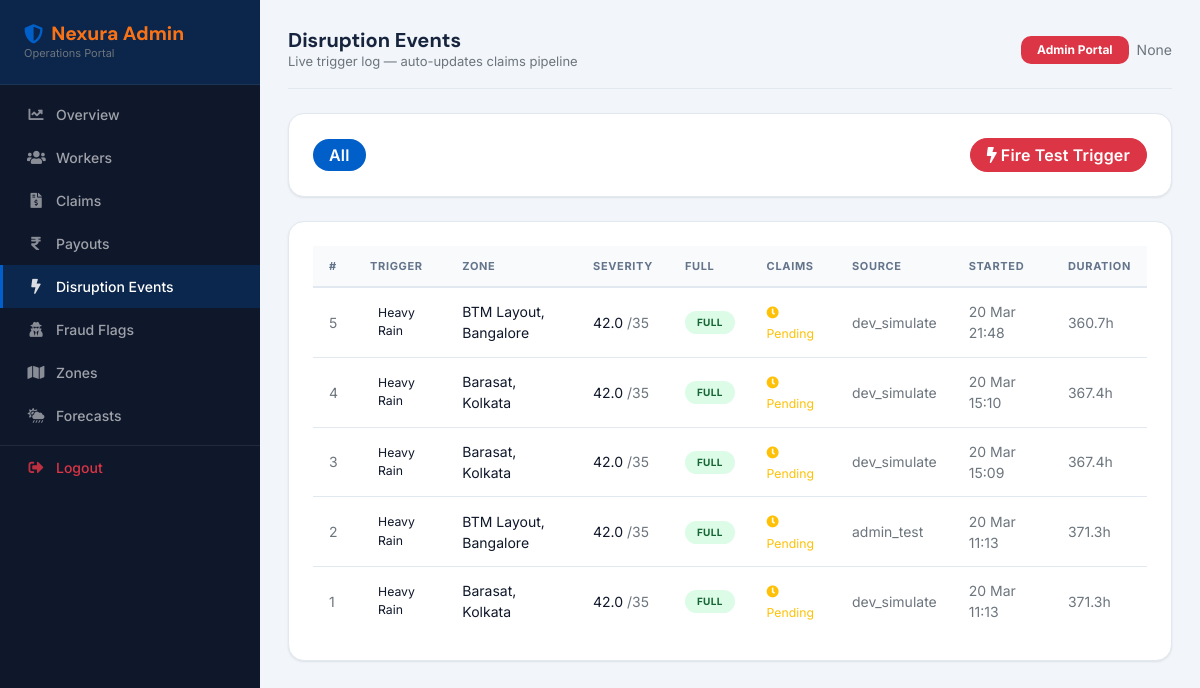
Page /admin-portal/triggers/ (signed in) on the committed database.
### apps/accounts/models.py (models this page shows, shortened)
class User(AbstractBaseUser, PermissionsMixin):
	LANGUAGE_CHOICES = [
		("en", "English"),
		("hi", "Hindi"),
		("bn", "Bengali"),
	]
	mobile = models.CharField(max_length=10, unique=True, validators=[mobile_validator])
	email = models.EmailField(blank=True, null=True)
	is_worker = models.BooleanField(default=True)
	is_admin = models.BooleanField(default=False)
	is_staff = models.BooleanField(default=False)
	is_active = models.BooleanField(default=True)
	mobile_verified = models.BooleanField(default=False)
	profile_complete = models.BooleanField(default=False)
	language = models.CharField(max_length=5, choices=LANGUAGE_CHOICES, default="en")
	date_joined = models.DateTimeField(auto_now_add=True)
	objects = UserManager()
	USERNAME_FIELD = "mobile"
	REQUIRED_FIELDS = []
	class Meta:
		ordering = ["-date_joined"]

### apps/triggers/models.py (models this page shows, shortened)
class DisruptionEvent(models.Model):
	TRIGGER_CHOICES = [
		("heavy_rain", "Heavy Rain"),
		("extreme_heat", "Extreme Heat"),
		("severe_aqi", "Severe AQI"),
		("flash_flood", "Flash Flood"),
		("curfew_strike", "Curfew or Strike"),
		("platform_down", "Platform Down"),
	]
	zone = models.ForeignKey("zones.Zone", on_delete=models.CASCADE, related_name="disruptions")
	trigger_type = models.CharField(max_length=32, choices=TRIGGER_CHOICES)
	severity_value = models.FloatField(default=0.0)
	threshold_value = models.FloatField(default=0.0)
	is_full_trigger = models.BooleanField(default=True)
	claims_generated = models.BooleanField(default=False)
	affected_platform = models.CharField(max_length=50, blank=True)
	started_at = models.DateTimeField(default=timezone.now)
	ended_at = models.DateTimeField(null=True, blank=True)
	source_api = models.CharField(max_length=100, blank=True)
	raw_payload = models.JSONField(default=dict, blank=True)
	created_at = models.DateTimeField(auto_now_add=True)
	updated_at = models.DateTimeField(auto_now=True)
	class Meta:
		ordering = ["-started_at"]
	@property
	def duration_hours(self):
		end = self.ended_at or timezone.now()
		return round((end - self.started_at).total_seconds() / 3600, 2)
	@property
	def icon(self):
		return {
			"heavy_rain": "rain",
			"extreme_heat": "heat",
			"severe_aqi": "aqi",
			"flash_flood": "flood",
			"curfew_strike": "curfew",
			"platform_down": "platform",
		}.get(self.trigger_type, "event")
	@property
	def color(self):
		return {
			"heavy_rain": "blue",
			"extreme_heat": "red",
			"severe_aqi": "amber",
			"flash_flood": "cyan",
			"curfew_strike": "slate",
			"platform_down": "gray",
		}.get(self.trigger_type, "gray")

### apps/zones/models.py (models this page shows, shortened)
class Zone(models.Model):
	city = models.CharField(max_length=100)
	area_name = models.CharField(max_length=120)
	state = models.CharField(max_length=100, blank=True)
	lat = models.DecimalField(max_digits=10, decimal_places=7, null=True, blank=True)
	lng = models.DecimalField(max_digits=10, decimal_places=7, null=True, blank=True)
	radius_km = models.DecimalField(max_digits=6, decimal_places=2, default=5)
	risk_multiplier = models.DecimalField(max_digits=5, decimal_places=2, default=1.00)
	active = models.BooleanField(default=True)
	created_at = models.DateTimeField(auto_now_add=True)
	updated_at = models.DateTimeField(auto_now=True)
	class Meta:
		ordering = ["city", "area_name"]
	@property
	def display_name(self):
		return f"{self.area_name}, {self.city}"

### apps/admin_portal/views.py (the view)
    @login_required(login_url='accounts:login')
    def wrapper(request, *args, **kwargs):
        if not (request.user.is_admin or request.user.is_staff or request.user.is_superuser):
            messages.error(request, 'Admin access required.')
            return redirect('core:home')
        return view_func(request, *args, **kwargs)

### apps/admin_portal/views.py (called while the page is built)
def _admin_required(view_func):
    @login_required(login_url='accounts:login')
    def wrapper(request, *args, **kwargs):
        if not (request.user.is_admin or request.user.is_staff or request.user.is_superuser):
            messages.error(request, 'Admin access required.')
            return redirect('core:home')
        return view_func(request, *args, **kwargs)
    return wrapper

@_admin_required
def triggers_list(request):
    from apps.triggers.models import DisruptionEvent
    qs = DisruptionEvent.objects.select_related('zone').order_by('-started_at')[:100]
    ctx = {'events': qs}
    return render(request, 'admin_portal/triggers.html', ctx)

### apps/core/templatetags/nexura_tags.py (called while the page is built)
@register.filter(name='split_pairs')
def split_pairs_filter(value, pair_sep=':'):
    if not value:
        return []
    result = []
    for item in str(value).split(','):
        parts = item.split(pair_sep, 1)
        if len(parts) == 2:
            result.append(parts)
        else:
            result.append([item, item])
    return result

### templates/admin_portal/triggers.html (shortened to what this page needs)
{% extends "base_admin.html" %}
{% load static nexura_tags %}
{% block page_title %}Disruption Events{% endblock %}
{% block page_subtitle %}Live trigger log — auto-updates claims pipeline{% endblock %}
{% block admin_nav_triggers %}active{% endblock %}
{% block content %}
<div class="nexura-stat-card mb-4 d-flex justify-content-between align-items-center flex-wrap gap-3">
    <div class="d-flex gap-2 flex-wrap">
        <a href="{% url 'admin_portal:triggers' %}" class="btn btn-primary rounded-pill py-1 px-3 small">All</a>
    </div>
    <form method="POST" action="/api/v1/triggers/fire/" class="d-flex gap-2 align-items-center">
        <button type="button" onclick="fireManualTrigger()"
                class="btn btn-danger rounded-pill py-1 px-3 small">
            <i class="fas fa-bolt me-1"></i>Fire Test Trigger
        </button>
    </form>
</div>
<div class="nexura-stat-card">
    {% if events %}
    <div class="table-responsive">
        <table class="nexura-table">
            <thead>
                <tr>
                    <th>#</th><th>Trigger</th><th>Zone</th><th>Severity</th>
                    <th>Full</th><th>Claims</th><th>Source</th><th>Started</th><th>Duration</th>
                </tr>
            </thead>
            <tbody>
                {% for event in events %}
                <tr>
                    <td class="text-muted small">{{ event.pk }}</td>
                    <td>
                        <div class="d-flex align-items-center gap-2">
                            <span class="small fw-semibold">{{ event.get_trigger_type_display }}</span>
                        </div>
                    </td>
                    <td class="small">{{ event.zone.display_name }}</td>
                    <td class="fw-semibold small">
                        {{ event.severity_value|floatformat:1 }}
                        <span class="text-muted">/{{ event.threshold_value|floatformat:0 }}</span>
                    </td>
                    <td>
                        {% if event.is_full_trigger %}
                        <span class="status-badge active" style="font-size:10px;">Full</span>
                        {% else %}
                        <span class="status-badge paused" style="font-size:10px;">Partial</span>
                        {% endif %}
                    </td>
                    <td>
                        {% if event.claims_generated %}
                        <span class="text-success small"><i class="fas fa-check me-1"></i>Done</span>
                        {% else %}
                        <span class="text-warning small"><i class="fas fa-clock me-1"></i>Pending</span>
                        {% endif %}
                    </td>
                    <td class="text-muted small">{{ event.source_api|default:"—" }}</td>
                    <td class="text-muted small">{{ event.started_at|date:"d M H:i" }}</td>
                    <td class="text-muted small">
                        {% if event.duration_hours %}{{ event.duration_hours|floatformat:1 }}h{% else %}Open{% endif %}
                    </td>
                </tr>
                {% endfor %}
            </tbody>
        </table>
    </div>
    {% else %}
    <div class="text-center py-5">
        <i class="fas fa-bolt fa-3x text-muted mb-3"></i>
        <p class="text-muted">No disruption events recorded yet.</p>
    </div>
    {% endif %}
</div>
{% endblock %}

### templates/base_admin.html (shortened to what this page needs)
{% extends "base.html" %}
{% load static %}
{% block body_class %}nexura-dashboard bg-light{% endblock %}
{% block full_page %}
<nav class="nexura-sidebar" id="nexuraSidebar" style="background: #0f172a;">
    <div class="sidebar-brand" style="background: rgba(1,95,201,0.2);">
        <h4 class="d-flex align-items-center gap-2">
            <i class="fas fa-shield-alt text-primary"></i>
            <span>Nexura Admin</span>
        </h4>
        <p class="text-muted mb-0" style="font-size: 11px;">Operations Portal</p>
    </div>
    <ul class="nav flex-column mt-2 px-0">
        <li><a href="{% url 'admin_portal:dashboard' %}" class="nav-link {% block admin_nav_home %}{% endblock %}">
            <i class="fas fa-chart-line"></i><span>Overview</span></a></li>
        <li><a href="{% url 'admin_portal:workers' %}" class="nav-link {% block admin_nav_workers %}{% endblock %}">
            <i class="fas fa-users"></i><span>Workers</span></a></li>
        <li><a href="{% url 'admin_portal:claims' %}" class="nav-link {% block admin_nav_claims %}{% endblock %}">
            <i class="fas fa-file-invoice-dollar"></i><span>Claims</span></a></li>
        <li><a href="{% url 'admin_portal:payouts' %}" class="nav-link {% block admin_nav_payouts %}{% endblock %}">
            <i class="fas fa-rupee-sign"></i><span>Payouts</span></a></li>
        <li><a href="{% url 'admin_portal:triggers' %}" class="nav-link {% block admin_nav_triggers %}{% endblock %}">
            <i class="fas fa-bolt"></i><span>Disruption Events</span></a></li>
        <li><a href="{% url 'admin_portal:fraud' %}" class="nav-link {% block admin_nav_fraud %}{% endblock %}">
            <i class="fas fa-user-secret"></i><span>Fraud Flags</span></a></li>
        <li><a href="{% url 'admin_portal:zones' %}" class="nav-link {% block admin_nav_zones %}{% endblock %}">
            <i class="fas fa-map"></i><span>Zones</span></a></li>
        <li><a href="{% url 'admin_portal:forecast' %}" class="nav-link {% block admin_nav_forecast %}{% endblock %}">
            <i class="fas fa-cloud-sun-rain"></i><span>Forecasts</span></a></li>
        <li style="border-top: 1px solid rgba(255,255,255,0.08); margin-top: 8px;">
            <a href="{% url 'accounts:logout' %}" class="nav-link text-danger">
                <i class="fas fa-sign-out-alt"></i><span>Logout</span>
            </a>
        </li>
    </ul>
</nav>
<div class="nexura-main-content">
    <div class="d-flex justify-content-between align-items-center mb-4 pb-3"
         style="border-bottom: 1px solid #e2e8f0;">
        <div>
            <h5 class="mb-0 fw-bold">{% block page_title %}Admin Dashboard{% endblock %}</h5>
            <p class="mb-0 text-muted" style="font-size: 13px;">{% block page_subtitle %}{% endblock %}</p>
        </div>
        <div class="d-flex align-items-center gap-2">
            <span class="badge bg-danger px-3 py-2">Admin Portal</span>
            <span class="text-muted small">{{ request.user.email }}</span>
        </div>
    </div>
    {% block content %}{% endblock %}
</div>
{% endblock full_page %}

### static/css/style.css (style rules this page uses)
:root { --font-body: 'Inter', 'DM Sans', system-ui, 'Segoe UI Emoji', 'Apple Color Emoji', 'Noto Color Emoji', sans-serif; --font-heading: 'DM Sans', 'Inter', system-ui, 'Segoe UI Emoji', 'Apple Color Emoji', 'Noto Color Emoji', sans-serif; --nexura-primary: #015fc9; --nexura-primary-d: #0148a0; --nexura-primary-l: #dbeafe; --nexura-accent: #f97316; --nexura-success: #16a34a; --nexura-warning: #ca8a04; --nexura-danger: #dc2626; --nexura-purple: #7c3aed; --nexura-dark: #0f172a; --nexura-mid: #1e293b; --nexura-muted: #64748b; --nexura-border: #e2e8f0; --nexura-light: #f8fafc; --nexura-white: #ffffff; --shadow-sm: 0 1px 3px rgba(0,0,0,.05),0 1px 2px rgba(0,0,0,.04); --shadow-md: 0 4px 12px rgba(0,0,0,.08); --shadow-lg: 0 10px 30px rgba(0,0,0,.10); --radius-sm: 6px; --radius-md: 10px; --radius-lg: 16px; --radius-xl: 24px; --transition: all .25s ease; --transition-slow: all .5s ease; }
*, *::before, *::after { box-sizing: border-box; }
html { scroll-behavior: smooth; }
body { font-family: var(--font-body); color: var(--nexura-dark); background: var(--nexura-white); -webkit-font-smoothing: antialiased; }
h1,h2,h3,h4,h5,h6 { font-family: var(--font-heading); font-weight: 700; line-height: 1.2; }
a { color: var(--nexura-primary); text-decoration: none; transition: var(--transition); }
.btn { font-weight:600; transition:var(--transition); letter-spacing:.01em; }
.btn.btn-primary { background:var(--nexura-primary); color:#fff; border:none; }
.nexura-dashboard { background:var(--nexura-light); min-height:100vh; }
.nexura-sidebar { background:var(--nexura-dark); min-height:100vh; width:260px; position:fixed; top:0; left:0; z-index:1000; transition:transform .3s ease; display:flex; flex-direction:column; overflow-y:auto; }
.nexura-sidebar .sidebar-brand { padding:22px 24px; border-bottom:1px solid rgba(255,255,255,.07); flex-shrink:0; }
.nexura-sidebar .sidebar-brand h4 { color:#fff; font-weight:800; margin:0; font-size:1.2rem; }
.nexura-sidebar .sidebar-brand span { color:var(--nexura-accent); }
.nexura-sidebar .nav-link { color:rgba(255,255,255,.6); padding:11px 24px; display:flex; align-items:center; gap:11px; border-radius:0; transition:var(--transition); font-size:14px; font-weight:500; border-left:3px solid transparent; }
.nexura-sidebar .nav-link:hover, .nexura-sidebar .nav-link.active { color:#fff; background:rgba(1,95,201,.22); border-left-color:var(--nexura-primary); }
.nexura-sidebar .nav-link i { width:18px; text-align:center; font-size:15px; opacity:.85; }
.nexura-main-content { margin-left:260px; padding:28px; min-height:100vh; transition:margin .3s ease; }
.nexura-stat-card { background:#fff; border-radius:var(--radius-lg); padding:24px; border:1px solid var(--nexura-border); box-shadow:var(--shadow-sm); transition:var(--transition); }
.status-badge { padding:4px 12px; border-radius:20px; font-size:11px; font-weight:700; display:inline-flex; align-items:center; gap:4px; letter-spacing:.03em; text-transform:uppercase; white-space:nowrap; }
.status-badge.active { background:#dcfce7; color:#166534; }
.nexura-table { border-collapse:separate; border-spacing:0; width:100%; }
.nexura-table thead th { background:var(--nexura-light); font-size:11px; font-weight:700; text-transform:uppercase; letter-spacing:.06em; color:var(--nexura-muted); padding:12px 16px; border-bottom:2px solid var(--nexura-border); white-space:nowrap; }
.nexura-table tbody tr { transition:background .15s; }
.nexura-table tbody td { padding:13px 16px; border-bottom:1px solid var(--nexura-border); font-size:14px; vertical-align:middle; }
.nexura-table tbody tr:last-child td { border-bottom:none; }

### rows in the picture
User: user.email "None"
DisruptionEvent: pk "5", trigger_type "Heavy Rain", zone.display_name "BTM Layout, Bangalore", severity_value "42.0", threshold_value "35", is_full_trigger "FULL", claims_generated False (drawn), source_api "dev_simulate", started_at "20 Mar 21:48", duration_hours "360.7"
DisruptionEvent: pk "4", trigger_type "Heavy Rain", zone.display_name "Barasat, Kolkata", severity_value "42.0", threshold_value "35", is_full_trigger "FULL", claims_generated False (drawn), source_api "dev_simulate", started_at "20 Mar 15:10", duration_hours "367.4"
DisruptionEvent: pk "3", trigger_type "Heavy Rain", zone.display_name "Barasat, Kolkata", severity_value "42.0", threshold_value "35", is_full_trigger "FULL", claims_generated False (drawn), source_api "dev_simulate", started_at "20 Mar 15:09", duration_hours "367.4"
DisruptionEvent: pk "2", trigger_type "Heavy Rain", zone.display_name "BTM Layout, Bangalore", severity_value "42.0", threshold_value "35", is_full_trigger "FULL", claims_generated False (drawn), source_api "admin_test", started_at "20 Mar 11:13", duration_hours "371.3"
DisruptionEvent: pk "1", trigger_type "Heavy Rain", zone.display_name "Barasat, Kolkata", severity_value "42.0", threshold_value "35", is_full_trigger "FULL", claims_generated False (drawn), source_api "dev_simulate", started_at "20 Mar 11:13", duration_hours "371.3"
